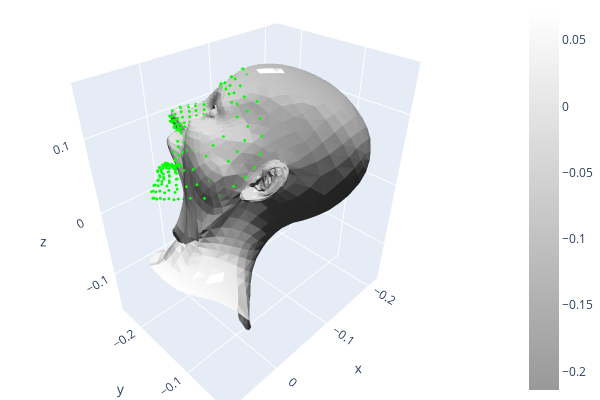

The notebook cell this image was saved under:
### Markdown cell above
## Calculate Loss Function

### Code cell
from src.data.mesh_loss_function import mesh_loss_function
loss=mesh_loss_function(Mesh,Flame_landmarks,landmark,True,apply_loss=["landmarks","mesh","pointclouds"],reduce_landmarks=False)
print("Loss Results: ",loss)

### Figure 1 — Plotly figure (JSON) as saved in the notebook; plotly's stock layout.template omitted (floating-point values rounded to 4 significant figures; data arrays with more than 128 entries replaced by an {"elided": "..."} marker saying what was removed)
{"data": [{"colorscale": [[0, "rgb(153, 153, 153)"], [1, "rgb(255,255,255)"]], "flatshading": true, "i": {"elided": "9976 int values"}, "intensity": {"elided": "5023 float values"}, "j": {"elided": "9976 int values"}, "k": {"elided": "9976 int values"}, "lighting": {"ambient": 0.18, "diffuse": 1, "facenormalsepsilon": 1e-15, "fresnel": 0.1, "roughness": 0.05, "specular": 1, "vertexnormalsepsilon": 1e-15}, "lightposition": {"x": 100, "y": 200, "z": 0}, "type": "mesh3d", "x": {"elided": "5023 float values"}, "y": {"elided": "5023 float values"}, "z": {"elided": "5023 float values"}}, {"marker": {"color": {"elided": "478x3 int values"}, "size": 1}, "mode": "markers", "type": "scatter3d", "x": {"elided": "478 float values"}, "y": {"elided": "478 float values"}, "z": {"elided": "478 float values"}}], "layout": {"height": 400, "margin": {"b": 0, "l": 0, "r": 0, "t": 0}, "scene": {"camera": {"center": {"x": 0, "y": 0, "z": 0}, "up": {"x": 0, "y": 0, "z": 1}}}, "showlegend": false, "width": 600}}
